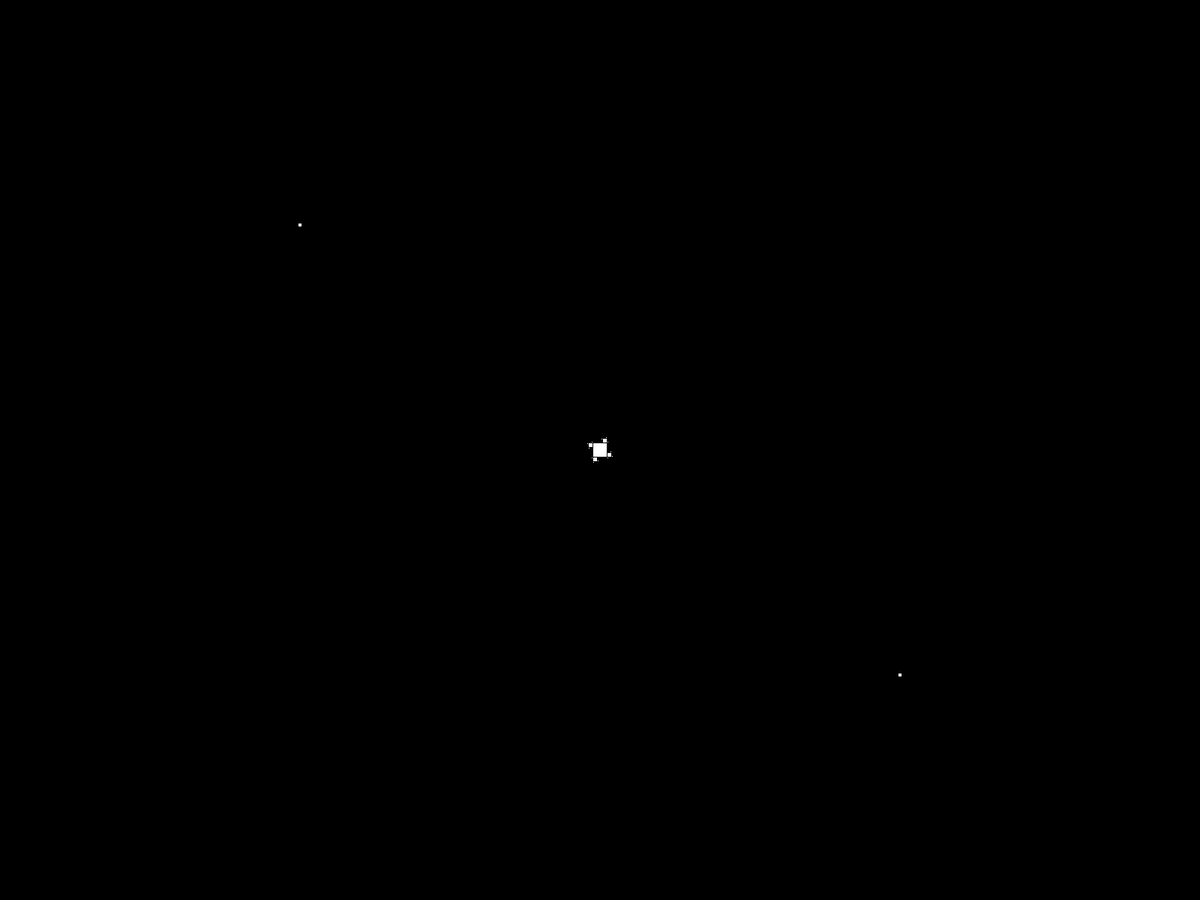
Frame 1 (no input)
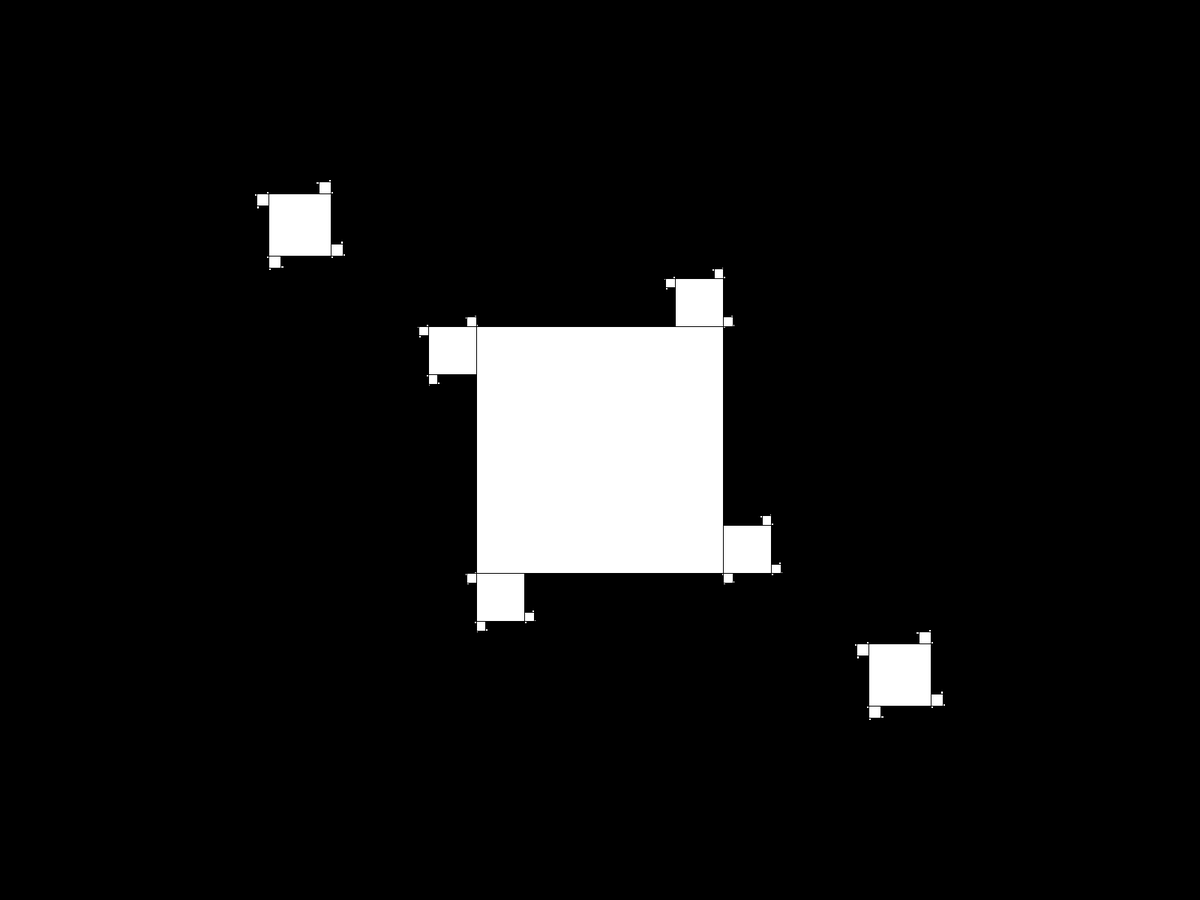
Frame 60 (the mouse pressed at the canvas centre just before this capture)
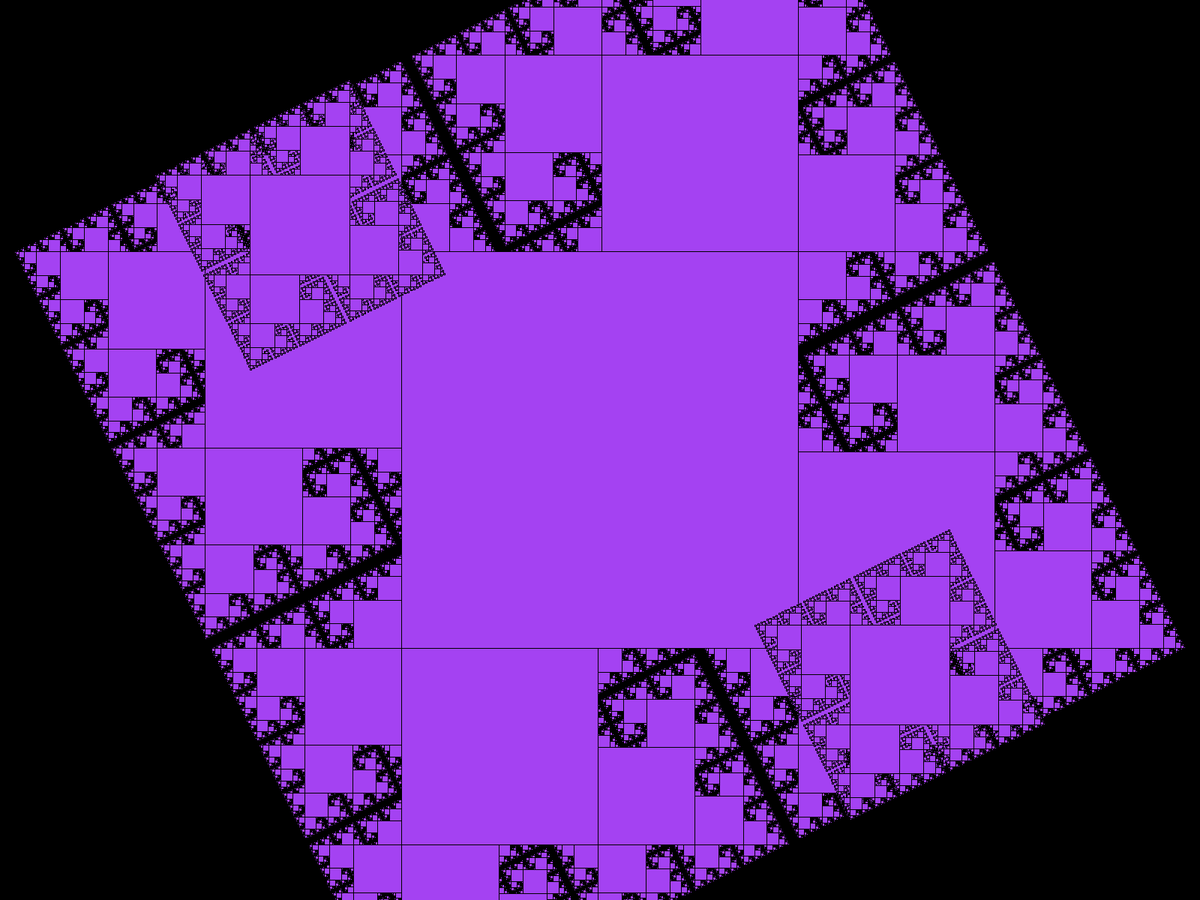
Frame 120 (the mouse held since frame 60 and released just before this capture)

The Processing sketch that drew these frames (run headless with seeded random() and noise(); from frame 60 on, the mouse is pressed at the canvas centre):

// Processing sketch: fractale
// ── fractale.pde
float xr, yr;
float thick = 0.3;
float size = width/6;
void setup() {
  //size(500, 1000);
  fullScreen();
  background(0);
  fill(255);
  rectMode(CENTER);
  xr = width/2;
  yr = height/2;
}

void draw() {
  update_thickness();
  frame();
}

void frame() {
  float max = 3;
  background(0);
  float mili = int(millis() / 1000) * 1000;
  float frame = mili - millis();
  // println(millis());
  if (abs(frame) > -10 && abs(frame) < 10) {
  // println("frame" + frame);
  // println("there");
    fill(random(0, 255), random(0, 255), random(0, 255));
  // rectangle(xr, yr, width/3, max, thick);
  }
  rectangle(xr, yr, size, max, thick);
  rectangle(xr/2, yr/2, size/4, max, thick);
  rectangle(6*xr/4, 6*yr/4, size/4, max, thick);
}

// ── rectangle.pde
void rectangle(float x, float y, float taille, float max, float r) {
  if (taille >= max) {
    rectangle(x + taille / 2 * (r-1), y + taille/2 * (r+1), taille * r, max, r);
    rectangle(x + taille / 2 * (-r-1), y + taille/2 * (r-1), taille * r, max, r);
    rectangle(x + taille / 2 * (r+1), y + taille/2 * (-r+1), taille * r, max, r);
    rectangle(x + taille / 2 * (-r+1), y + taille/2 * (-r-1), taille * r, max, r);
  }
  rect(x, y, taille, taille);
}

void update_thickness(){
  if(thick > 0.5){
    thick = 0.1;
    size = width/6;
  }
  thick += 0.005;
  size += (width/6)/((0.5-0.1)/0.005);
}
